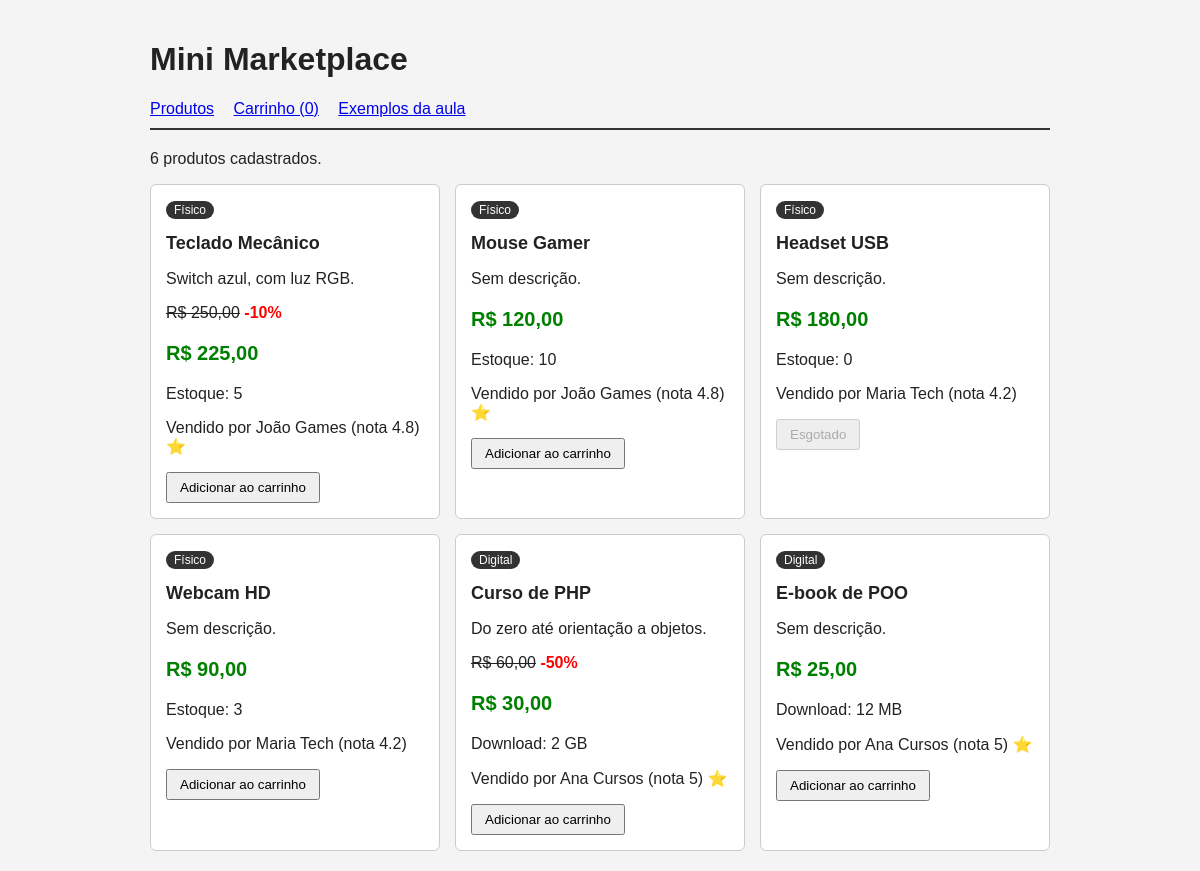
The page / on the database its author committed.
### tables this page shows
CREATE TABLE produtos (
    id          INT AUTO_INCREMENT PRIMARY KEY,
    nome        VARCHAR(100) NOT NULL,
    descricao   VARCHAR(255) NULL,               
    preco       DECIMAL(10,2) NOT NULL,
    desconto    INT NOT NULL DEFAULT 0,          
    estoque     INT NOT NULL DEFAULT 0,
    tipo        VARCHAR(10) NOT NULL,            
    tamanho_mb  INT NULL,                        
    vendedor_id INT NOT NULL,

     
    FOREIGN KEY (vendedor_id) REFERENCES vendedores(id)
);

CREATE TABLE vendedores (
    id    INT AUTO_INCREMENT PRIMARY KEY,
    nome  VARCHAR(100) NOT NULL,
    email VARCHAR(100) NOT NULL,
    nota  DECIMAL(2,1) NOT NULL DEFAULT 5.0
);

### inicio.php (called while the page is built, shortened)
<?php
require_once "classes/Vendedor.php";
require_once "classes/Produto.php";
require_once "classes/ProdutoDigital.php";
require_once "classes/Carrinho.php";
$pdo = Banco::conectar();
$vendedores = [];
foreach ($pdo->query("SELECT * FROM vendedores") as $linha) {
    $vendedores[(int) $linha["id"]] = new Vendedor(
        $linha["nome"],
        $linha["email"],
        (float) $linha["nota"]
    );
}
$produtos = [];
foreach ($pdo->query("SELECT * FROM produtos ORDER BY id") as $linha) {
    $id = (int) $linha["id"];
    $preco = (float) $linha["preco"];
    $vendedor = $vendedores[(int) $linha["vendedor_id"]];
    if ($linha["tipo"] === "digital") {
        $produto = new ProdutoDigital($id, $linha["nome"], $preco, $vendedor, (int) $linha["tamanho_mb"]);
    } else {
        $produto = new Produto($id, $linha["nome"], $preco, (int) $linha["estoque"], $vendedor);
    }
    $produto->aplicarDesconto((int) $linha["desconto"]);
    $produto->descricao = $linha["descricao"];
    $produtos[$id] = $produto;
}
$carrinho = new Carrinho();

### classes/Carrinho.php (called while the page is built, shortened)
<?php
class Carrinho
{
    public function quantidadeDeItens(): int
    {
        $total = 0;
        return $total;
    }
}

### classes/Produto.php (called while the page is built, shortened)
<?php
class Produto
{
    private float $preco;
    private int $desconto = 0;
    protected int $estoque;
    public function __construct(int $id, string $nome, float $preco, int $estoque, Vendedor $vendedor)
    {
        $this->nome = $nome;
        $this->estoque = $estoque;
        $this->vendedor = $vendedor;
    }
    public function getPreco(): float
    {
        return $this->preco;
    }
    public function setPreco(float $preco): void
    {
        $this->preco = $preco;
    }
    public function getEstoque(): int
    {
        return $this->estoque;
    }
    public function getDesconto(): int
    {
        return $this->desconto;
    }
    public function aplicarDesconto(int $porcento): void
    {
        $this->desconto = $porcento;
    }
    public function temDesconto(): bool
    {
        return $this->desconto > 0;
    }
    public function precoFinal(): float
    {
        $valorDoDesconto = $this->preco * $this->desconto / 100;
        return $this->preco - $valorDoDesconto;
    }
    public function temEstoque(int $quantidade = 1): bool
    {
        return $this->estoque >= $quantidade;
    }
    public function tipo(): string
    {
        return "Físico";
    }
    public static function formatarDinheiro(float $valor): string
    {
        return "R$ " . number_format($valor, 2, ",", ".");
    }
}

### classes/Vendedor.php (called while the page is built, shortened)
<?php
class Vendedor
{
    public function apresentar(): string
    {
        return $this->nome . " (nota " . $this->nota . ")";
    }
    public function ehBemAvaliado(): bool
    {
        return $this->nota >= 4.5;
    }
}

### classes/ProdutoDigital.php (called while the page is built, shortened)
<?php
class ProdutoDigital extends Produto
{
    public int $tamanhoMb;
    public function __construct(int $id, string $nome, float $preco, Vendedor $vendedor, int $tamanhoMb)
    {
        $this->tamanhoMb = $tamanhoMb;
    }
    public function temEstoque(int $quantidade = 1): bool
    {
        return true;
    }
    public function tipo(): string
    {
        return "Digital";
    }
    public function tamanhoFormatado(): string
    {
        return $this->tamanhoMb >= 1024
            ? round($this->tamanhoMb / 1024, 1) . " GB"
            : $this->tamanhoMb . " MB";
    }
}

### index.php (the view, shortened to what this page needs)
<?php
require_once "inicio.php";
?>
<!DOCTYPE html>
<html lang="pt-br">
<head>
    <link rel="stylesheet" href="style.css">
</head>
<body>
    <header>
        <h1>Mini Marketplace</h1>
        <nav>
            <a href="index.php">Produtos</a>
            <a href="carrinho.php">Carrinho (<?= $carrinho->quantidadeDeItens() ?>)</a>
            <a href="exemplos.php">Exemplos da aula</a>
        </nav>
    </header>
    <p><?= Produto::$totalCriados ?> produtos cadastrados.</p>
    <div class="produtos">
        <?php foreach ($produtos as $produto): ?>
            <div class="produto">
                <span class="etiqueta"><?= $produto->tipo() ?></span>
                <h2><?= $produto->nome ?></h2>
                <p><?= $produto->descricao ?? "Sem descrição." ?></p>
                <?php if ($produto->temDesconto()): ?>
                    <p>
                        <s><?= Produto::formatarDinheiro($produto->getPreco()) ?></s>
                        <span class="desconto">-<?= $produto->getDesconto() ?>%</span>
                    </p>
                <?php endif; ?>
                <p class="preco"><?= Produto::formatarDinheiro($produto->precoFinal()) ?></p>
                <?php if ($produto instanceof ProdutoDigital): ?>
                    <p>Download: <?= $produto->tamanhoFormatado() ?></p>
                <?php else: ?>
                    <p>Estoque: <?= $produto->getEstoque() ?></p>
                <?php endif; ?>
                <p>
                    Vendido por <?= $produto->vendedor->apresentar() ?>
                    <?= $produto->vendedor->ehBemAvaliado() ? "⭐" : "" ?>
                </p>
                <?php if ($produto->temEstoque()): ?>
                    <form method="post">
                        <button>Adicionar ao carrinho</button>
                    </form>
                <?php else: ?>
                    <button disabled>Esgotado</button>
                <?php endif; ?>
            </div>
        <?php endforeach; ?>
    </div>
</body>
</html>

### style.css (style rules this page uses)
body { font-family: Arial, sans-serif; max-width: 900px; margin: 0 auto; padding: 20px; background: #f4f4f4; color: #222; }
header { border-bottom: 2px solid #333; margin-bottom: 20px; padding-bottom: 10px; }
nav a { margin-right: 15px; }
.produtos { display: grid; grid-template-columns: 1fr 1fr 1fr; gap: 15px; }
.produto { background: white; border: 1px solid #ccc; border-radius: 6px; padding: 15px; }
.produto h2 { font-size: 18px; }
.etiqueta { background: #333; color: white; font-size: 12px; padding: 2px 8px; border-radius: 10px; }
.preco { font-size: 20px; font-weight: bold; color: green; }
.desconto { color: red; font-weight: bold; }
button { padding: 6px 12px; cursor: pointer; }

### rows shown on the page
produtos: tipo "Físico", nome "Teclado Mecânico", descricao "Switch azul, com luz RGB.", preco "R$ 250,00", desconto "10", Produto::formatarDinheiro($produto->precoFinal()) "R$ 225,00", estoque "5", vendedor.nota "João Games (nota 4.8)"
produtos: tipo "Físico", nome "Mouse Gamer", descricao "Sem descrição.", Produto::formatarDinheiro($produto->precoFinal()) "R$ 120,00", estoque "10", vendedor.nota "João Games (nota 4.8)"
produtos: tipo "Físico", nome "Headset USB", descricao "Sem descrição.", Produto::formatarDinheiro($produto->precoFinal()) "R$ 180,00", estoque "0", vendedor.nota "Maria Tech (nota 4.2)", shows "Esgotado"
produtos: tipo "Físico", nome "Webcam HD", descricao "Sem descrição.", Produto::formatarDinheiro($produto->precoFinal()) "R$ 90,00", estoque "3", vendedor.nota "Maria Tech (nota 4.2)"
produtos: tipo "Digital", nome "Curso de PHP", descricao "Do zero até orientação a objetos.", preco "R$ 60,00", desconto "50", Produto::formatarDinheiro($produto->precoFinal()) "R$ 30,00", tamanho_mb "2 GB", vendedor.nota "Ana Cursos (nota 5)"
produtos: tipo "Digital", nome "E-book de POO", descricao "Sem descrição.", Produto::formatarDinheiro($produto->precoFinal()) "R$ 25,00", tamanho_mb "12 MB", vendedor.nota "Ana Cursos (nota 5)"

### other values the page prints
$carrinho->quantidadeDeItens() "0"
Produto::$totalCriados "6"
